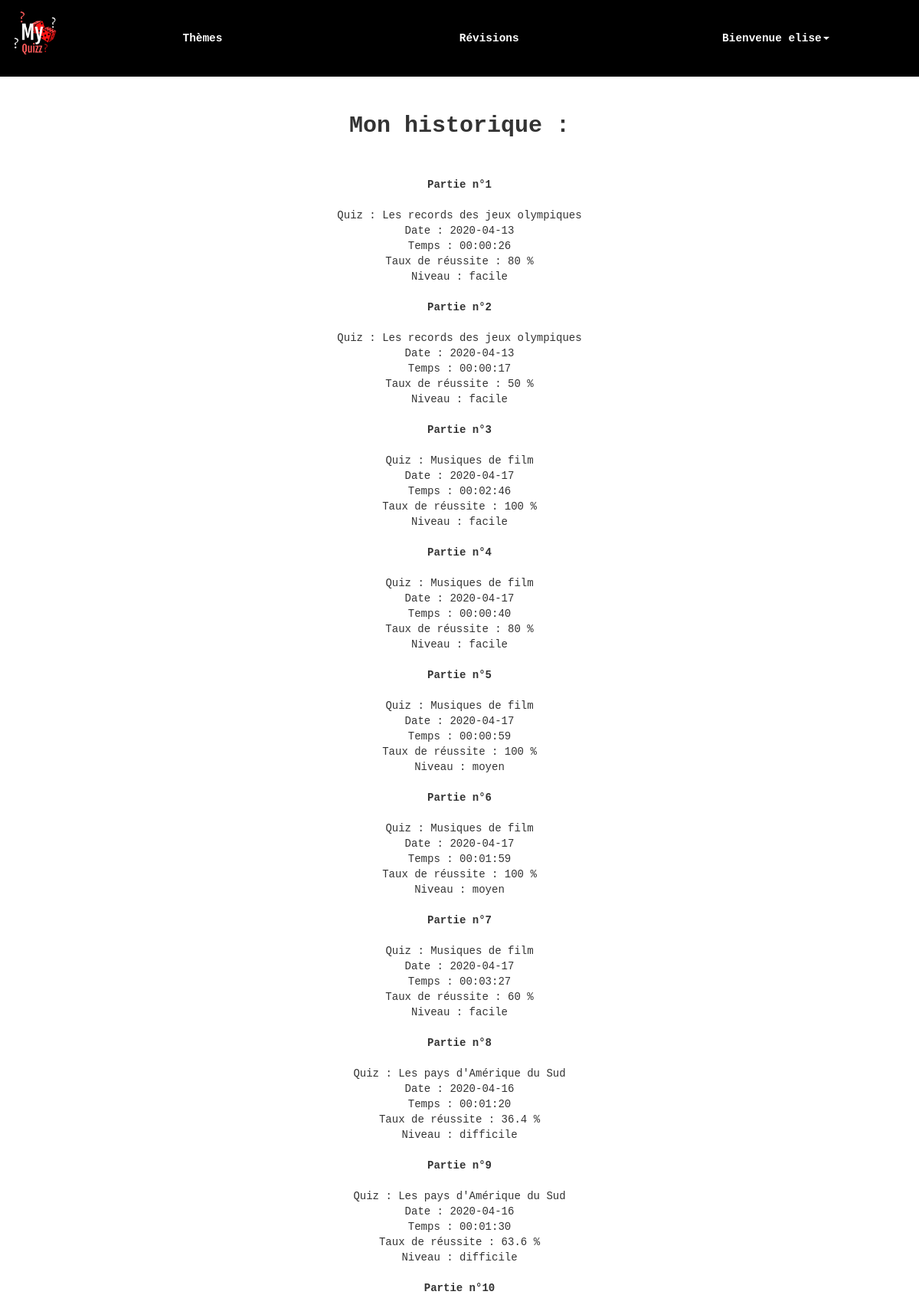
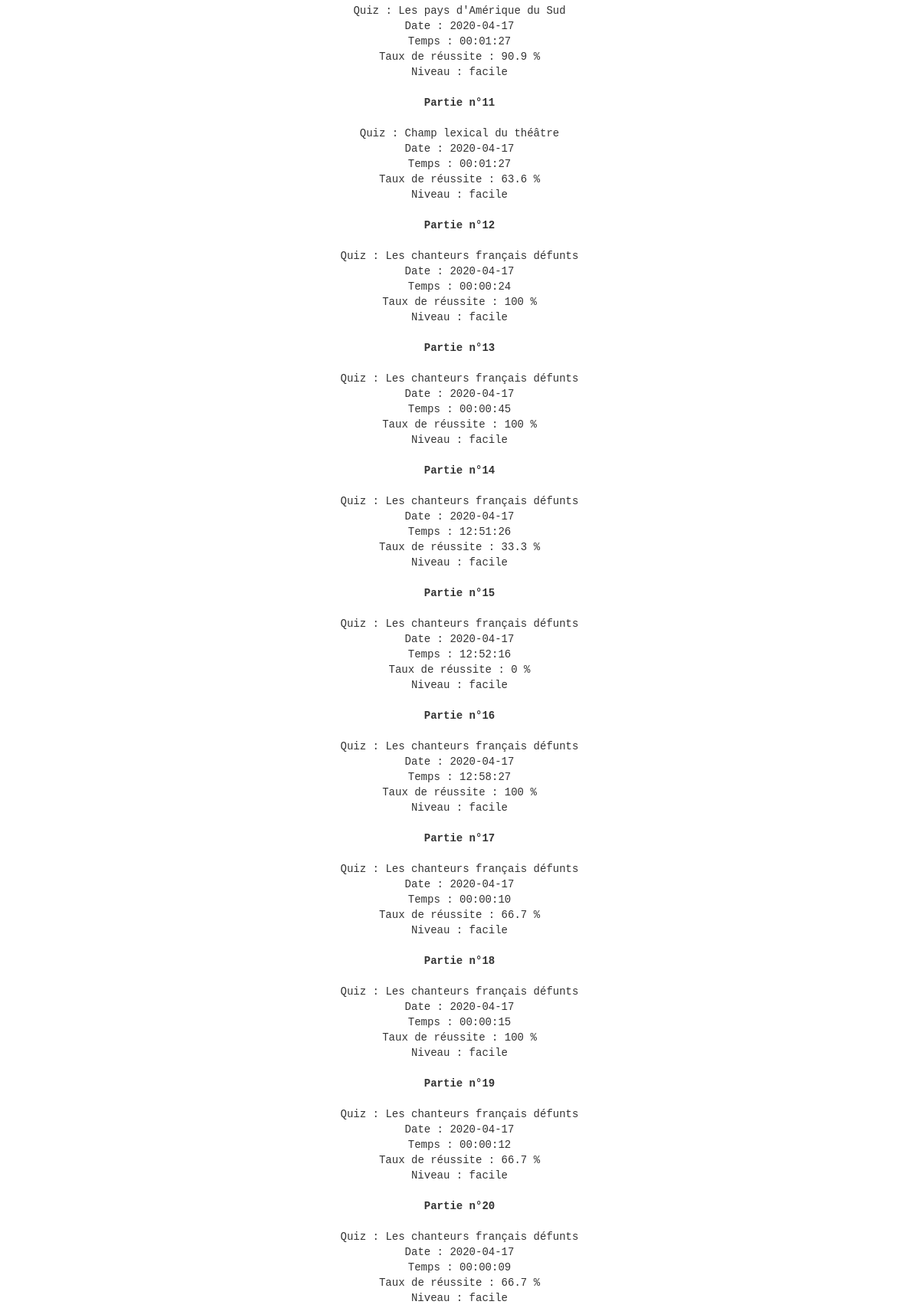
/histo.php (signed in, upper part), run on the app's committed database (2 pictures, top to bottom).
### tables this page shows
CREATE TABLE `partie` (
  `part_id` int(11) NOT NULL,
  `ut_id` int(11) NOT NULL,
  `quiz_id` int(11) NOT NULL,
  `part_date` date NOT NULL DEFAULT current_timestamp(),
  `quiz_niveau` varchar(255) NOT NULL,
  `part_score` decimal(11,3) NOT NULL,
  `part_temps` varchar(255) NOT NULL
);

CREATE TABLE `quiz` (
  `quiz_id` int(11) NOT NULL,
  `quiz_nom` varchar(255) NOT NULL,
  `nbquestions` int(11) NOT NULL DEFAULT 10,
  `datecreation` datetime NOT NULL DEFAULT current_timestamp(),
  `theme_id` int(11) NOT NULL,
  `createur` varchar(255) NOT NULL
);

### includes/function.php (called while the page is built, shortened)
<?php
    function getDb() {
        try{
    		return new PDO("mysql:host=localhost;dbname=id13265287_bdd;charset=utf8", 'id13265287_myquizz', 'vYx<?8Jb2Z\P-2c_', array(PDO::ATTR_ERRMODE => PDO::ERRMODE_EXCEPTION));
        }
        catch(PDOException $e){
            echo "Erreur : " . $e->getMessage();
        }
    }
?>

### histo.php (the view, shortened to what this page needs)
<?php
	require_once "includes/function.php";
	$stmt=getDb()->prepare("select * from utilisateur where ut_nom=?");
	$stmt->execute(array($_SESSION['login']));
	$Id = $stmt->fetch();
	$utId = $Id['ut_id'];
	$recup_parties = getDb()->prepare('select * from partie where ut_id=? order by quiz_id');
	$recup_parties->execute(array($utId));
	$parties = $recup_parties->fetchAll();
	$stmt3 = getDb()->prepare('select * from partie where ut_id =? order by quiz_id');
	$stmt3->execute(array($utId));
?>
<!DOCTYPE html>
<html>
    <?php
    	require_once "includes/head.php";
    ?>
	<body>
        <?php require_once "includes/header.php";?>
        <div class="histo">
            <h2><strong>Mon historique :</strong></h2><br/><br/>
    		<?php
    		$i=0;
    		foreach($parties as $partie)
    		{
    	    	$i++;
    			$recup_quiz = getDb()->prepare('select quiz_nom from quiz where quiz_id =? ');
    	        $recup_quiz->execute(array($partie['quiz_id']));
    	        $quizNom = $recup_quiz->fetch();
    	         ?>
    			<strong>Partie n°<?=$i?></strong><br/>
    			<br/>Quiz : <?=$quizNom['quiz_nom'];?>
    			<br/>Date : <?=$partie['part_date'];?>
    			<br/>Temps : <?php $time = $partie['part_temps'];
    			echo date('H:i:s', $partie['part_temps']); ?>
    			<br/>Taux de réussite : <?=$partie['part_score']*100 .' %';?>
    			<br/>Niveau : <?=$partie['quiz_niveau'];?>
    			<br/><br/>
    			<?php
    		} ?>
        </div>
        <br/>
        <hr size="4" color ="black" width=75%/> <br/><br/>
	</body>
</html>

### css/style.css (style rules this page uses)
body { width:100%; font-family : Courier New; }
.histo { margin-top:4vw; font-family : Courier New; text-align:center; }

### data on the page
partie: quiz.quiz_nom "Les records des jeux olympiques", part_date "2020-04-13", part_temps "00:00:26", $partie['part_score']*100 "80", quiz_niveau "facile"
partie: quiz.quiz_nom "Les records des jeux olympiques", part_date "2020-04-13", part_temps "00:00:17", $partie['part_score']*100 "50", quiz_niveau "facile"
partie: quiz.quiz_nom "Musiques de film", part_date "2020-04-17", part_temps "00:02:46", $partie['part_score']*100 "100", quiz_niveau "facile"
partie: quiz.quiz_nom "Musiques de film", part_date "2020-04-17", part_temps "00:00:40", $partie['part_score']*100 "80", quiz_niveau "facile"
partie: quiz.quiz_nom "Musiques de film", part_date "2020-04-17", part_temps "00:00:59", $partie['part_score']*100 "100", quiz_niveau "moyen"
partie: quiz.quiz_nom "Musiques de film", part_date "2020-04-17", part_temps "00:01:59", $partie['part_score']*100 "100", quiz_niveau "moyen"
partie: quiz.quiz_nom "Musiques de film", part_date "2020-04-17", part_temps "00:03:27", $partie['part_score']*100 "60", quiz_niveau "facile"
partie: quiz.quiz_nom "Les pays d'Amérique du Sud", part_date "2020-04-16", part_temps "00:01:20", $partie['part_score']*100 "36.4", quiz_niveau "difficile"
partie: quiz.quiz_nom "Les pays d'Amérique du Sud", part_date "2020-04-16", part_temps "00:01:30", $partie['part_score']*100 "63.6", quiz_niveau "difficile"
partie: quiz.quiz_nom "Les pays d'Amérique du Sud", part_date "2020-04-17", part_temps "00:01:27", $partie['part_score']*100 "90.9", quiz_niveau "facile"
partie: quiz.quiz_nom "Champ lexical du théâtre", part_date "2020-04-17", part_temps "00:01:27", $partie['part_score']*100 "63.6", quiz_niveau "facile"
partie: quiz.quiz_nom "Les chanteurs français défunts", part_date "2020-04-17", part_temps "00:00:24", $partie['part_score']*100 "100", quiz_niveau "facile"
partie: quiz.quiz_nom "Les chanteurs français défunts", part_date "2020-04-17", part_temps "00:00:45", $partie['part_score']*100 "100", quiz_niveau "facile"
partie: quiz.quiz_nom "Les chanteurs français défunts", part_date "2020-04-17", part_temps "12:51:26", $partie['part_score']*100 "33.3", quiz_niveau "facile"
partie: quiz.quiz_nom "Les chanteurs français défunts", part_date "2020-04-17", part_temps "12:52:16", $partie['part_score']*100 "0", quiz_niveau "facile"
partie: quiz.quiz_nom "Les chanteurs français défunts", part_date "2020-04-17", part_temps "12:58:27", $partie['part_score']*100 "100", quiz_niveau "facile"
partie: quiz.quiz_nom "Les chanteurs français défunts", part_date "2020-04-17", part_temps "00:00:10", $partie['part_score']*100 "66.7", quiz_niveau "facile"
partie: quiz.quiz_nom "Les chanteurs français défunts", part_date "2020-04-17", part_temps "00:00:15", $partie['part_score']*100 "100", quiz_niveau "facile"
partie: quiz.quiz_nom "Les chanteurs français défunts", part_date "2020-04-17", part_temps "00:00:12", $partie['part_score']*100 "66.7", quiz_niveau "facile"
partie: quiz.quiz_nom "Les chanteurs français défunts", part_date "2020-04-17", part_temps "00:00:09", $partie['part_score']*100 "66.7", quiz_niveau "facile"

### other printed values
$_SESSION['login'] "elise"
